Frame 1 (no input): blank canvas, image omitted
Frame 60 (no input): blank canvas, image omitted
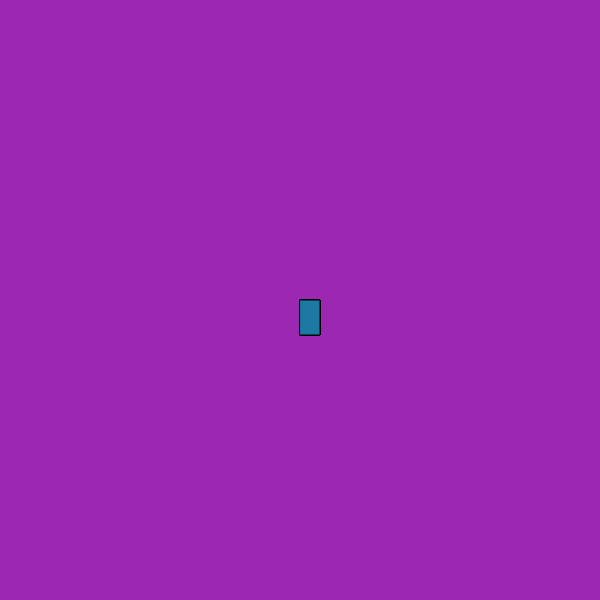
Frame 120 (the mouse pressed at the canvas centre since frame 60)

The p5.js sketch whose frames 1 and 60 were blank and that drew this single picture after the mouse press (run headless with seeded random() and noise() and a simulated clock; from frame 60 on, the mouse is pressed at the canvas centre):

// p5.js sketch
// ── sketch.js
function setup() {
    createCanvas(600, 600);
    background("#9C27B0");
  }
  
  function draw() {
    stroke("rgb(0,0,0)");
    fill("#1C79A3");
  
    // console.log(mouseIsPressed)
  
    if (mouseIsPressed) {
      rect(mouseX, mouseY, 20, 35);
    }
  }
